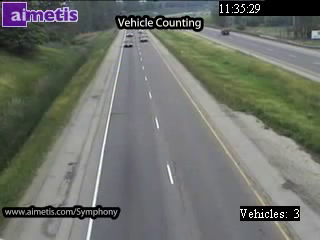
#> input picture frame 275 of traffic.mp4, 320 x 240 px
$ python assignmentTrafficCounting.py   (older library calls are emulated)
#> lines starting #> are read from the running program, lines starting #| are printed output that depends on the picture; after the words box and inside, x2 and y2 are one past the last pixel; in counts of white or black regions, pixels touching at a corner belong together
import numpy as np
import cv2
from Camera import Camera

class ROI:
    def __init__(self,track_window):
#> further down, fr is the input picture: shape (240, 320, 3); mean B, G, R 105.9, 112.5, 109.1
        x = track_window[0]
        y = track_window[1]

        width = track_window[2]
        height = track_window[3]

        self.start = (x,y)
        self.end   = (x+width,y+height)

    def drawBoundary(self,frame):
        cv2.rectangle(frame,self.start,self.end,(0,255,0),1)

    def getROI(self,frame):
        return frame[ self.start[1]:self.end[1] , self.start[0]:self.end[0] ]
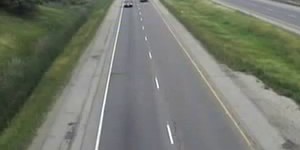
#> returned value: shape (150, 300, 3); mean of channels 0, 1, 2 109.3, 121.2, 116.6; drawn as B, G, R

def denoise(frame):
    frame = cv2.medianBlur(frame,5)
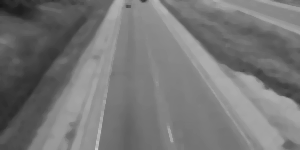
#> frame: shape (150, 300); min 23, max 201, mean 118
    frame = cv2.GaussianBlur(frame,(5,5),0)
    # frame = cv2.cvtColor(frame, cv2.COLOR_BGR2GRAY)
    return frame

camera = cv2.VideoCapture('traffic.mp4')

ALPHA = 0.01


reigon1 = ROI((0,40,300,150))
_,fr = camera.read()
fr = reigon1.getROI(fr)

BG = denoise(cv2.cvtColor(fr, cv2.COLOR_BGR2GRAY))


# c =1
while True:
    ret,frame = camera.read()
    # frame = frame[]

    if ret is True:
        frame = reigon1.getROI(frame)

        f = cv2.cvtColor(frame,cv2.COLOR_BGR2GRAY)

        BG = f * ALPHA + BG * (1 - ALPHA)


        mask = cv2.absdiff(f.astype(np.uint8), BG.astype(np.uint8))
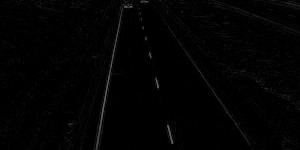
#> mask: shape (150, 300); min 0, max 109, mean 2.6

        ret, mask = cv2.threshold(mask.astype(np.uint8), 40, 255, cv2.THRESH_BINARY)
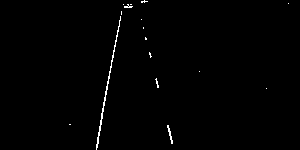
#> mask: shape (150, 300); 0.73% white in thin lines or dots, all inside (x1, y1, x2, y2) = (69, 0, 289, 150)

        # disc = cv2.getStructuringElement(cv2.MORPH_RECT,(7,7))

        # cv2.filter2D(mask,-1,disc,mask)

        kernel = np.ones((3,3),np.uint8)
        mask = cv2.erode(mask,kernel,iterations = 1)
#> mask: shape (150, 300); every value is 0
        # mask = cv2.dilate(mask,np.ones((11,11),np.uint8),iterations = 1)

        # Now convolute with circular disc
        disc = cv2.getStructuringElement(cv2.MORPH_ELLIPSE,(11,11))
        cv2.filter2D(mask,-1,disc,mask)

        # reigon1.drawBoundary(frame)
        cv2.imshow('fore', mask)


        _,contours,_ = cv2.findContours(mask,cv2.RETR_TREE,cv2.CHAIN_APPROX_NONE)
#> contours = []

        # get the contour with the greatest area
        # max_area = -1
        # ci = -1
        for i in range(len(contours)):
            cnt=contours[i]
            area = cv2.contourArea(cnt)

            if area > 45:
                hull = cv2.convexHull(cnt)
                cv2.drawContours(frame,[hull],0,(0,255,0),2)
#> this loop made 0 passes

            # [14 lines of commented-out code are left out]


        cv2.imshow('image',frame)


        # print frame.astype(int)
        # print BG.astype(int)

        # c = c+1

    key = cv2.waitKey(10) & 0xFF
#> (key Esc is pressed here)
    if key == 27:
      break

camera.release()
cv2.destroyAllWindows()

$ run again, starting later in the video
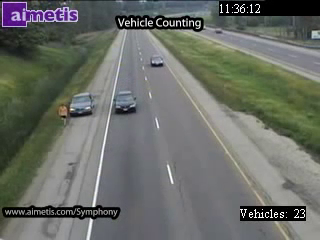
#> input picture frame 2206 of traffic.mp4, 320 x 240 px
#> fr is the input picture: shape (240, 320, 3); mean B, G, R 102.9, 109.1, 105.8
#> in denoise, `frame = cv2.medianBlur(frame,5)`:
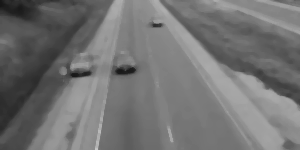
#> frame: shape (150, 300); min 22, max 198, mean 114.4
#> `ret, mask = cv2.threshold(mask.astype(np.uint8), 40, 255, cv2.THRESH_B..`:
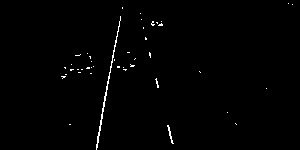
#> mask: shape (150, 300); 0.88% white in thin lines or dots, all inside (x1, y1, x2, y2) = (61, 3, 293, 150)
#> contours = []
